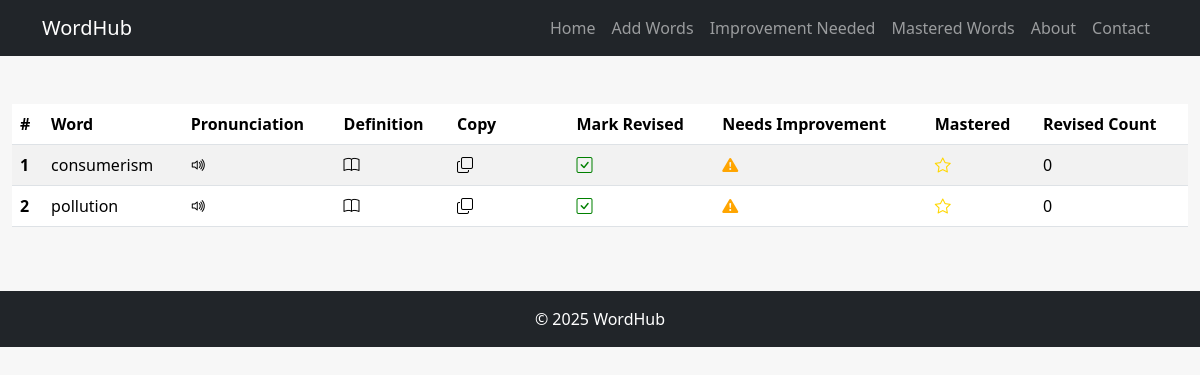
Screenshot of /improvement/ with the database file from the repository.
### words/models.py (models this page shows, shortened)
class Word(models.Model):
    word = models.CharField(max_length=100)
    meaning = models.TextField(blank=True, null=True)
    revised_count = models.PositiveIntegerField(default=0)
    need_improvement = models.BooleanField(default=False)
    is_mastered = models.BooleanField(default=False)
    created_date = models.DateField(auto_now_add=True)  # This will store the creation date

### words/views.py (the view)
# urls.py: path('improvement/', improvement_list, name='improvement_list'),
def improvement_list(request):
    words = Word.objects.filter(need_improvement=True)
    return render(request, "index.html", {"words": words})

### templates/index.html (shortened to what this page needs)
{% load static %}
<!DOCTYPE html>
<html lang="en">
<head>
    <link href="https://cdn.jsdelivr.net/npm/bootstrap@5.3.3/dist/css/bootstrap.min.css" rel="stylesheet" />
    <link rel="stylesheet" href="https://cdn.jsdelivr.net/npm/bootstrap-icons@1.11.1/font/bootstrap-icons.css">
    <link rel="stylesheet" href="{% static 'css/style.css' %}" />
</head>
<body>
    <nav class="navbar navbar-expand-lg navbar-dark bg-dark">
        <div class="container">
            <a class="navbar-brand" href="{% url 'home' %}">WordHub</a>
            <div class="collapse navbar-collapse" id="navMenu">
                <ul class="navbar-nav ms-auto">
                    <li class="nav-item"><a class="nav-link" href="{% url 'home' %}">Home</a></li>
                    <li class="nav-item"><a class="nav-link" href="{% url 'add_words_page' %}">Add Words</a></li>
                    <li class="nav-item"><a class="nav-link" href="{% url 'improvement_list' %}">Improvement Needed</a>
                    </li>
                    <li class="nav-item"><a class="nav-link" href="{% url 'mastered_list' %}">Mastered Words</a></li>
                    <li class="nav-item"><a class="nav-link" href="#">About</a></li>
                    <li class="nav-item"><a class="nav-link" href="#">Contact</a></li>
                </ul>
            </div>
        </div>
    </nav>
    <main class="container-fluid py-5">
        <div class="table-responsive">
            <table class="table table-striped w-100">
                <thead>
                    <tr>
                        <th>#</th>
                        <th>Word</th>
                        <th>Pronunciation</th>
                        <th>Definition</th>
                        <th>Copy</th>
                        <th>Mark Revised</th>
                        <th>Needs Improvement</th>
                        <th>Mastered</th>
                        <th>Revised Count</th>
                    </tr>
                </thead>
                <tbody>
                    {% for word in words %}
                    <tr class="row-hover" data-word-id="{{ word.id }}">
                        <th>{{ forloop.counter }}</th>
                        <td class="word-cell" {% if word.meaning %} data-bs-toggle="tooltip" title="{{ word.meaning }}"
                            {% endif %}>
                            {{ word.word }}
                        </td>
                        <td><i class="bi bi-volume-up speak-icon" style="cursor:pointer;"></i></td>
                        <td><i class="bi bi-book definition-icon" style="cursor:pointer;"></i></td>
                        <td>
                            <i class="bi bi-copy copy-icon" style="cursor:pointer;"></i>
                        </td>
                        <td>
                            <i class="bi bi-check-square mark-revised-icon" style="cursor:pointer; color: green;"></i>
                        </td>
                        <td>
                            <i class="bi
        {% if word.need_improvement %}bi-exclamation-triangle-fill{% else %}bi-exclamation-triangle{% endif %}
        improvement-icon" style="cursor:pointer; color: orange;" title="Mark as Needs Improvement">
                            </i>
                        </td>
                        <td>
                            <i class="bi
        {% if word.is_mastered %}bi-star-fill{% else %}bi-star{% endif %}
        mastered-icon" style="cursor:pointer; color: gold;" title="Mark as Mastered">
                            </i>
                        </td>
                        <td class="revised-count">{{ word.revised_count }}</td>
                    </tr>
                    {% endfor %}
                </tbody>
            </table>
        </div>
    </main>
    <footer class="bg-dark text-white text-center py-3">
        © 2025 WordHub
    </footer>
</body>
</html>

### static/css/style.css (style rules this page uses)
body { background-color: #f7f7f7; }

### rows the page displays
Word: word "consumerism", need_improvement True (drawn), is_mastered False (drawn), revised_count "0"
Word: word "pollution", need_improvement True (drawn), is_mastered False (drawn), revised_count "0"
